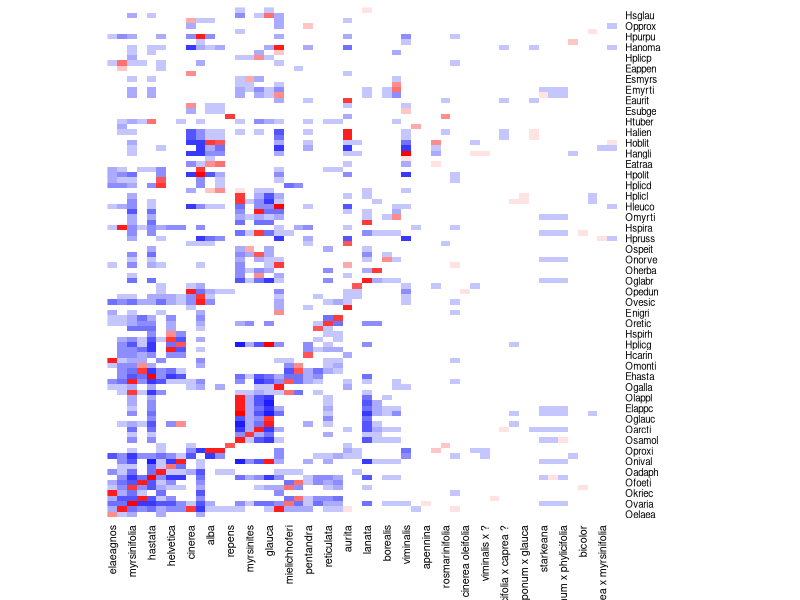
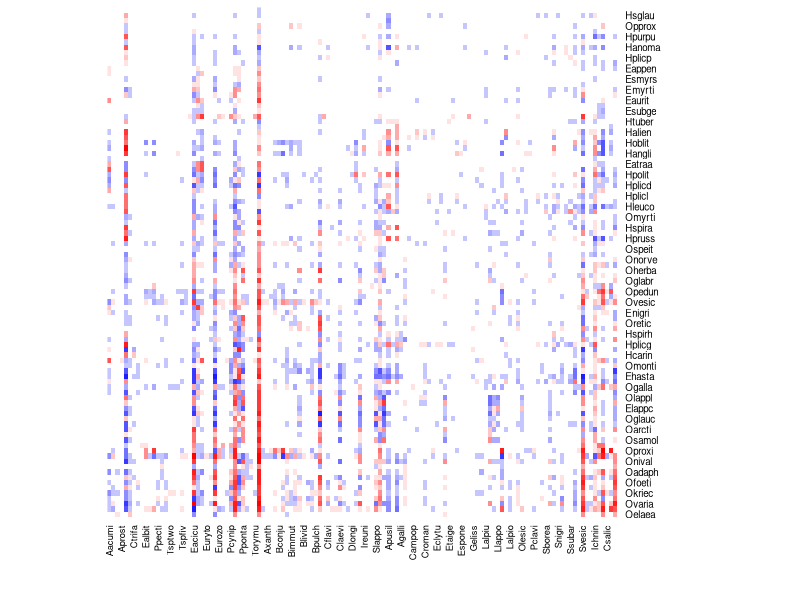

Write R code to recreate these figures, in order.
setwd("C:/Users/kewo0002/confidence_in_interactions/data/Salix_example") 

# Turn our list of cooccurrences and interactions into a matrix
# where positive values are the number of interactions and negative
# values are the number of cooccurrences for species which never interact


# Read in data
adj_list <- read.csv("cooccur_interact_galler_salix.csv")

inter_matrix <- data.frame()

# Run through each salix-galler combination
for(salix in unique(adj_list$Salix)){
  for(galler in unique(adj_list$Rgaller)){
    # if they don't interact, set the matrix value to the negative of the number of times they cooccur
    if(adj_list[which(adj_list$Salix == salix & adj_list$Rgaller == galler),"interact"] == 0){
      inter_matrix[as.character(galler),as.character(salix)] <- -adj_list[which(adj_list$Salix == salix & adj_list$Rgaller == galler),"cooccur"]
    }else{
      # if they do interact, set the matrix value to the number of times they do so
      inter_matrix[as.character(galler),as.character(salix)] <- adj_list[which(adj_list$Salix == salix & adj_list$Rgaller == galler),"interact"]
      
    }
  }
}

# Make a heatmap in R
# (Will probably do this in pygrace for the MS but this is quicker to start with)
library(RColorBrewer) 
library(gplots)
#breaks
bk <- c(-50,-30, -15, -10, -7, -5,-3,-2,-1, -0.5,0.5,1,2,3,5,7,10,15,30,50)
#colors (one less than breaks)
mycols <- colorRampPalette( c("blue","white","red"))(length(bk)-1)
mycols[10]<-"white"
#plot
heatmap(as.matrix(inter_matrix), col=mycols, breaks=bk, scale="none",Rowv = NA, Colv = NA)

write.csv(inter_matrix, file = "galler_salix_heatmap_abs.csv", quote=F)



# Do the same thing with the galler_parasitoid data
adj_list_g_p <- read.csv("cooccur_interact_galler_parasit.csv")

inter_matrix_g_p <- data.frame()

for(para in unique(adj_list_g_p$Rpara)){
  for(galler in unique(adj_list_g_p$Rgaller)){
    if(adj_list_g_p[which(adj_list_g_p$Rpara == para & adj_list_g_p$Rgaller == galler),"interact"] == 0){
      inter_matrix_g_p[as.character(galler),as.character(para)] <- -adj_list_g_p[which(adj_list_g_p$Rpara == para & adj_list_g_p$Rgaller == galler),"cooccur"]
    }else{
      inter_matrix_g_p[as.character(galler),as.character(para)] <- adj_list_g_p[which(adj_list_g_p$Rpara == para & adj_list_g_p$Rgaller == galler),"interact"]
      
    }
  }
}
#breaks
bk <- c(-50,-30, -15, -10, -7, -5,-3,-2,-1, -0.5,0.5,1,2,3,5,7,10,15,30,50)
#colors (one less than breaks
mycols <- colorRampPalette( c("blue","white","red"))(length(bk)-1)
mycols[10]<-"white"
#plot
heatmap(as.matrix(inter_matrix_g_p), col=mycols, breaks=bk, scale="none",Rowv = NA, Colv = NA)
write.csv(inter_matrix_g_p, file = "galler_para_heatmap_abs.csv", quote=F)
